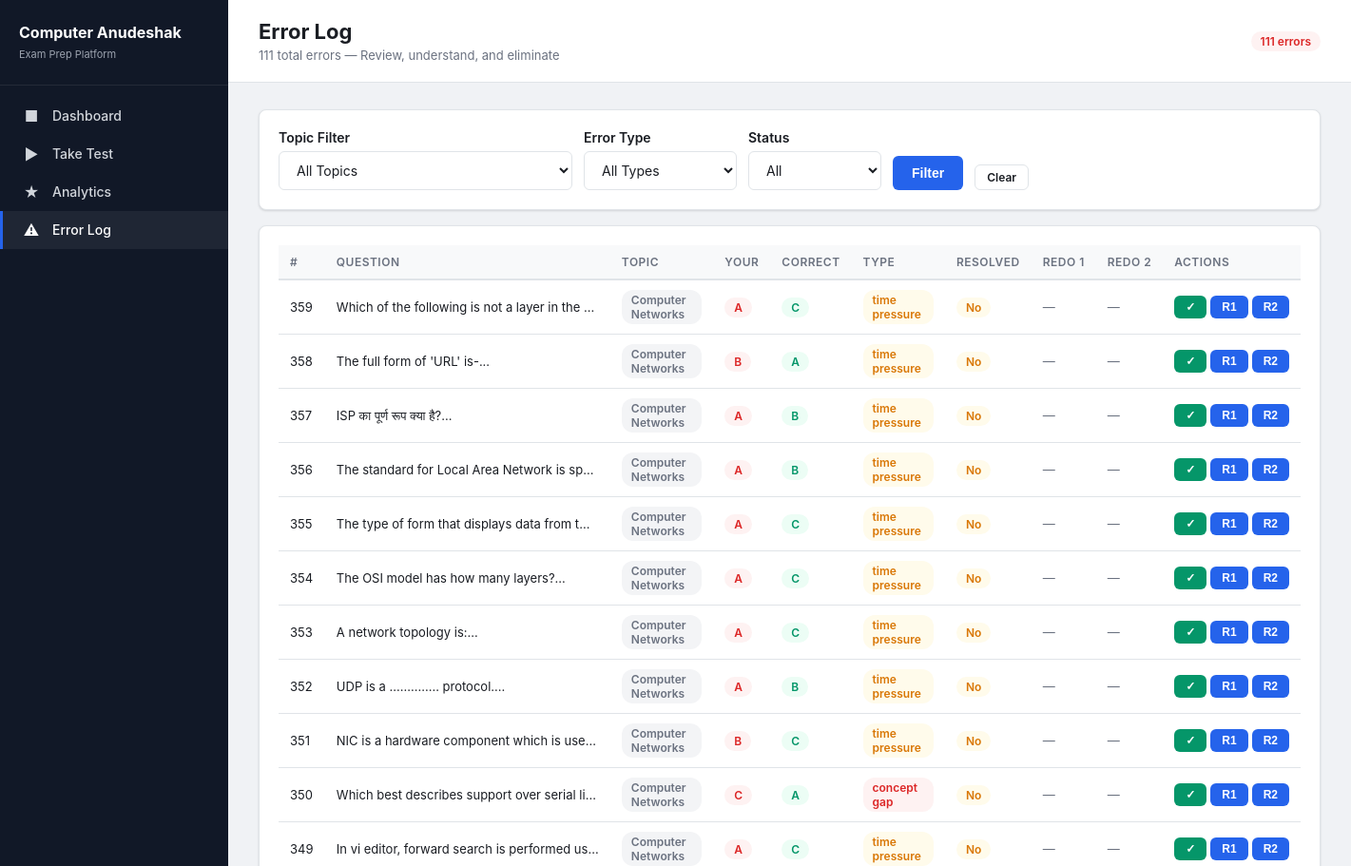
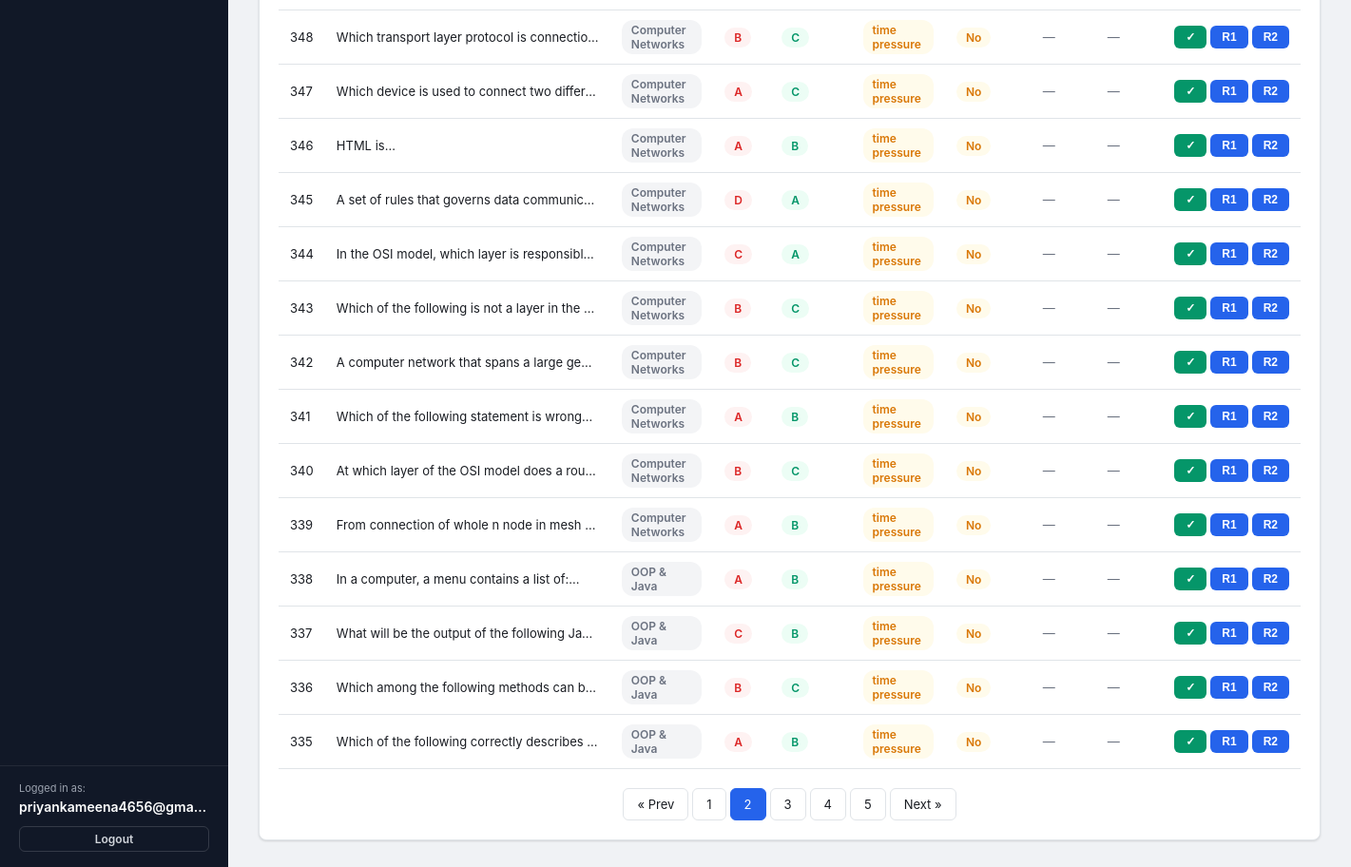
/errorlog?page=2&topic=&type=&resolved=all (signed in), run on the app's committed database (2 pictures, top to bottom).
### tables this page shows
CREATE TABLE error_log (
            id INTEGER PRIMARY KEY AUTOINCREMENT,
            test_id INTEGER REFERENCES mock_tests(id),
            question_id INTEGER, topic_id INTEGER REFERENCES topics(id),
            selected_option TEXT, correct_option TEXT, error_type TEXT,
            root_cause TEXT, resolved INTEGER DEFAULT 0, created_at TEXT,
            redo_1_score REAL, redo_2_score REAL
        );

CREATE TABLE questions (
            id INTEGER PRIMARY KEY AUTOINCREMENT,
            topic_id INTEGER REFERENCES topics(id),
            question_text TEXT, option_a TEXT, option_b TEXT, option_c TEXT, option_d TEXT,
            correct_option TEXT, explanation TEXT, difficulty TEXT DEFAULT 'medium',
            source TEXT, language TEXT DEFAULT 'bilingual'
        );

CREATE TABLE topics (
            id INTEGER PRIMARY KEY, name TEXT UNIQUE, subject TEXT, paper TEXT, weightage INTEGER DEFAULT 5
        );

### app.py (the view)
@app.route('/errorlog')
def error_log_view():
    db = get_db()
    page = request.args.get('page', 1, type=int)
    per_page = 25
    offset = (page - 1) * per_page
    topic_filter = request.args.get('topic')
    type_filter = request.args.get('type')
    resolved_filter = request.args.get('resolved', 'all')
    query = 'SELECT el.*, t.name as topic_name, q.question_text FROM error_log el JOIN topics t ON el.topic_id = t.id JOIN questions q ON el.question_id = q.id JOIN mock_tests mt ON el.test_id = mt.id WHERE mt.user_id = ?'
    params = [session['user_id']]
    if topic_filter:
        query += ' AND el.topic_id=?'; params.append(topic_filter)
    if type_filter:
        query += ' AND el.error_type=?'; params.append(type_filter)
    if resolved_filter == 'yes':
        query += ' AND el.resolved=1'
    elif resolved_filter == 'no':
        query += ' AND el.resolved=0'
    total = db.execute(query.replace('SELECT el.*, t.name as topic_name, q.question_text', 'SELECT COUNT(*)'), params).fetchone()[0]
    errors = db.execute(query + ' ORDER BY el.created_at DESC LIMIT ? OFFSET ?', params + [per_page, offset]).fetchall()
    topics = db.execute('SELECT * FROM topics ORDER BY name').fetchall()
    return render_template('errorlog.html', errors=errors, topics=topics,
        total=total, page=page, per_page=per_page,
        topic_filter=topic_filter, type_filter=type_filter, resolved_filter=resolved_filter)

### app.py (called while the page is built)
def get_db():
    if 'db' not in g:
        g.db = sqlite3.connect(DB_PATH)
        g.db.row_factory = sqlite3.Row
        g.db.execute("PRAGMA journal_mode=WAL")
        g.db.execute("PRAGMA foreign_keys=ON")
    return g.db

@app.before_request
def require_login():
    allowed = ['login', 'register', 'static', None]
    if request.endpoint not in allowed and 'user_id' not in session:
        return redirect(url_for('login'))

### templates/errorlog.html (shortened to what this page needs)
<!DOCTYPE html>
<html lang="en">
<head>
  <link rel="stylesheet" href="/static/style.css">
</head>
<body>
  <aside class="sidebar">
    <div class="sidebar-brand">
      <h1>Computer Anudeshak</h1>
      <span>Exam Prep Platform</span>
    </div>
    <nav class="sidebar-nav">
      <a href="/"><span class="icon">&#9632;</span> Dashboard</a>
      <a href="/test/setup"><span class="icon">&#9654;</span> Take Test</a>
      <a href="/analytics"><span class="icon">&#9733;</span> Analytics</a>
      <a href="/errorlog" class="active"><span class="icon">&#9888;</span> Error Log</a>
    </nav>
    <div class="sidebar-footer" style="padding: 16px 20px; border-top: 1px solid rgba(255,255,255,0.08); margin-top: auto;">
      <div style="font-size: 11px; color: #9ca3af; margin-bottom: 4px;">Logged in as:</div>
      <div style="font-weight: 600; color: #fff; font-size: 14px; margin-bottom: 12px; overflow: hidden; text-overflow: ellipsis; white-space: nowrap;">{{ session['username'] }}</div>
      <a href="/logout" class="btn btn-outline btn-sm" style="display: flex; justify-content: center; width: 100%; border-color: rgba(255,255,255,0.15); color: #d1d5db; background: transparent;">Logout</a>
    </div>
  </aside>
  <div class="main">
    <div class="page-header">
      <div class="flex-between">
        <div>
          <h2>Error Log</h2>
          <p>{{ total }} total errors — Review, understand, and eliminate</p>
        </div>
        <span class="badge {{ 'badge-success' if total == 0 else 'badge-danger' }}">{{ total }} errors</span>
      </div>
    </div>
    <div class="content">
      <div class="card mb-4">
        <div class="card-body">
          <form method="GET" action="/errorlog" style="display:flex;gap:12px;align-items:flex-end;flex-wrap:wrap">
            <div class="form-group" style="margin-bottom:0;min-width:200px">
              <label>Topic Filter</label>
              <select name="topic">
                <option value="">All Topics</option>
              </select>
            </div>
            <div class="form-group" style="margin-bottom:0;min-width:160px">
              <label>Error Type</label>
              <select name="type">
                <option value="">All Types</option>
              </select>
            </div>
            <div class="form-group" style="margin-bottom:0;min-width:140px">
              <label>Status</label>
              <select name="resolved">
                <option value="all" {{ 'selected' if resolved_filter == 'all' }}>All</option>
              </select>
            </div>
            <button type="submit" class="btn btn-primary">Filter</button>
            <a href="/errorlog" class="btn btn-outline btn-sm">Clear</a>
          </form>
        </div>
      </div>
      <div class="card">
        <div class="card-body">
          {% if errors %}
            <div class="table-wrap">
              <table>
                <thead>
                  <tr>
                    <th>#</th>
                    <th>Question</th>
                    <th>Topic</th>
                    <th>Your</th>
                    <th>Correct</th>
                    <th>Type</th>
                    <th>Resolved</th>
                    <th>Redo 1</th>
                    <th>Redo 2</th>
                    <th>Actions</th>
                  </tr>
                </thead>
                <tbody>
                  {% for e in errors %}
                  <tr>
                    <td>{{ e.id }}</td>
                    <td style="max-width:300px">
                      <div class="truncate" title="{{ e.question_text }}">{{ e.question_text[:100] }}...</div>
                    </td>
                    <td><span class="badge badge-muted">{{ e.topic_name }}</span></td>
                    <td><span class="badge badge-danger">{{ e.selected_option }}</span></td>
                    <td><span class="badge badge-success">{{ e.correct_option }}</span></td>
                    <td>
                      <span class="badge {{ 'badge-danger' if e.error_type == 'concept_gap' else 'badge-warning' if e.error_type == 'time_pressure' else 'badge-muted' }}">
                        {{ e.error_type|replace('_', ' ') if e.error_type else 'unknown' }}
                      </span>
                    </td>
                    <td>
                      {% if e.resolved %}
                        <span class="badge badge-success">Yes</span>
                        {% if e.root_cause %}<div style="font-size:11px;color:var(--text-muted)">{{ e.root_cause[:30] }}</div>{% endif %}
                      {% else %}
                        <span class="badge badge-warning">No</span>
                      {% endif %}
                    </td>
                    <td>
                      {% if e.redo_1_score is not none %}
                        <span class="badge {{ 'badge-success' if e.redo_1_score >= 0.5 else 'badge-danger' }}">
                          {{ "%.0f"|format(e.redo_1_score * 100) }}%
                        </span>
                      {% else %}
                        <span class="text-muted">—</span>
                      {% endif %}
                    </td>
                    <td>
                      {% if e.redo_2_score is not none %}
                        <span class="badge {{ 'badge-success' if e.redo_2_score >= 0.5 else 'badge-danger' }}">
                          {{ "%.0f"|format(e.redo_2_score * 100) }}%
                        </span>
                      {% else %}
                        <span class="text-muted">—</span>
                      {% endif %}
                    </td>
                    <td>
                      <div style="display:flex;gap:4px">
                        {% if not e.resolved %}
                        <button class="btn btn-sm btn-success btn-resolve" data-id="{{ e.id }}" title="Mark Resolved">&#10003;</button>
                        {% endif %}
                        <button class="btn btn-sm btn-primary btn-redo" data-id="{{ e.id }}" data-attempt="1" title="Record 1st Redo">R1</button>
                        <button class="btn btn-sm btn-primary btn-redo" data-id="{{ e.id }}" data-attempt="2" title="Record 2nd Redo">R2</button>
                      </div>
                    </td>
                  </tr>
                  {% endfor %}
                </tbody>
              </table>
            </div>
            {% set total_pages = ((total / per_page)|round(0, 'ceil')|int) %}
            {% if total_pages > 1 %}
            <div class="pagination">
              {% if page > 1 %}
                <a href="?page={{ page - 1 }}&topic={{ topic_filter or '' }}&type={{ type_filter or '' }}&resolved={{ resolved_filter }}">&laquo; Prev</a>
              {% endif %}
              {% for p in range(1, total_pages + 1) %}
                {% if p == page %}
                  <span class="current">{{ p }}</span>
                {% elif p <= 3 or p > total_pages - 3 or (p >= page - 2 and p <= page + 2) %}
                  <a href="?page={{ p }}&topic={{ topic_filter or '' }}&type={{ type_filter or '' }}&resolved={{ resolved_filter }}">{{ p }}</a>
                {% elif p == 4 or p == total_pages - 3 %}
                  <span>...</span>
                {% endif %}
              {% endfor %}
              {% if page < total_pages %}
                <a href="?page={{ page + 1 }}&topic={{ topic_filter or '' }}&type={{ type_filter or '' }}&resolved={{ resolved_filter }}">Next &raquo;</a>
              {% endif %}
            </div>
            {% endif %}
          {% else %}
            <div class="empty-state">
              <div class="icon">&#10003;</div>
              <p>No errors match your filters.</p>
            </div>
          {% endif %}
        </div>
      </div>
    </div>
  </div>
</body>
</html>

### data on the page
error_log: id "359", question_text "Which of the following is not a layer in the…", topic_name "Computer Networks", selected_option "A", correct_option "C", error_type "time pressure", resolved "No"
error_log: id "358", question_text "The full form of 'URL' is-", topic_name "Computer Networks", selected_option "B", correct_option "A", error_type "time pressure", resolved "No"
error_log: id "357", question_text "ISP का पूर्ण रूप क्या है?", topic_name "Computer Networks", selected_option "A", correct_option "B", error_type "time pressure", resolved "No"
error_log: id "356", question_text "The standard for Local Area Network is sp…", topic_name "Computer Networks", selected_option "A", correct_option "B", error_type "time pressure", resolved "No"
error_log: id "355", question_text "The type of form that displays data from t…", topic_name "Computer Networks", selected_option "A", correct_option "C", error_type "time pressure", resolved "No"
error_log: id "354", question_text "The OSI model has how many layers?", topic_name "Computer Networks", selected_option "A", correct_option "C", error_type "time pressure", resolved "No"
error_log: id "353", question_text "A network topology is:", topic_name "Computer Networks", selected_option "A", correct_option "C", error_type "time pressure", resolved "No"
error_log: id "352", question_text "UDP is a .............. protocol.", topic_name "Computer Networks", selected_option "A", correct_option "B", error_type "time pressure", resolved "No"
error_log: id "351", question_text "NIC is a hardware component which is use…", topic_name "Computer Networks", selected_option "B", correct_option "C", error_type "time pressure", resolved "No"
error_log: id "350", question_text "Which best describes support over serial li…", topic_name "Computer Networks", selected_option "C", correct_option "A", error_type "concept gap", resolved "No"
error_log: id "349", question_text "In vi editor, forward search is performed us…", topic_name "Computer Networks", selected_option "A", correct_option "C", error_type "time pressure", resolved "No"
error_log: id "348", question_text "Which transport layer protocol is connectio…", topic_name "Computer Networks", selected_option "B", correct_option "C", error_type "time pressure", resolved "No"
error_log: id "347", question_text "Which device is used to connect two differ…", topic_name "Computer Networks", selected_option "A", correct_option "C", error_type "time pressure", resolved "No"
error_log: id "346", question_text "HTML is", topic_name "Computer Networks", selected_option "A", correct_option "B", error_type "time pressure", resolved "No"
error_log: id "345", question_text "A set of rules that governs data communic…", topic_name "Computer Networks", selected_option "D", correct_option "A", error_type "time pressure", resolved "No"
error_log: id "344", question_text "In the OSI model, which layer is responsibl…", topic_name "Computer Networks", selected_option "C", correct_option "A", error_type "time pressure", resolved "No"
error_log: id "343", question_text "Which of the following is not a layer in the…", topic_name "Computer Networks", selected_option "B", correct_option "C", error_type "time pressure", resolved "No"
error_log: id "342", question_text "A computer network that spans a large ge…", topic_name "Computer Networks", selected_option "B", correct_option "C", error_type "time pressure", resolved "No"
error_log: id "341", question_text "Which of the following statement is wrong…", topic_name "Computer Networks", selected_option "A", correct_option "B", error_type "time pressure", resolved "No"
error_log: id "340", question_text "At which layer of the OSI model does a rou…", topic_name "Computer Networks", selected_option "B", correct_option "C", error_type "time pressure", resolved "No"
error_log: id "339", question_text "From connection of whole n node in mesh…", topic_name "Computer Networks", selected_option "A", correct_option "B", error_type "time pressure", resolved "No"
error_log: id "338", question_text "In a computer, a menu contains a list of:", topic_name "OOP & Java", selected_option "A", correct_option "B", error_type "time pressure", resolved "No"
error_log: id "337", question_text "What will be the output of the following Ja…", topic_name "OOP & Java", selected_option "C", correct_option "B", error_type "time pressure", resolved "No"
error_log: id "336", question_text "Which among the following methods can b…", topic_name "OOP & Java", selected_option "B", correct_option "C", error_type "time pressure", resolved "No"
error_log: id "335", question_text "Which of the following correctly describes…", topic_name "OOP & Java", selected_option "A", correct_option "B", error_type "time pressure", resolved "No"

### other printed values
{{ session['username'] }} "priyankameena4656@gma…"
{{ total }} "111"
{{ p }} "1" "3" "4" "5"
{{ p }} "2"
